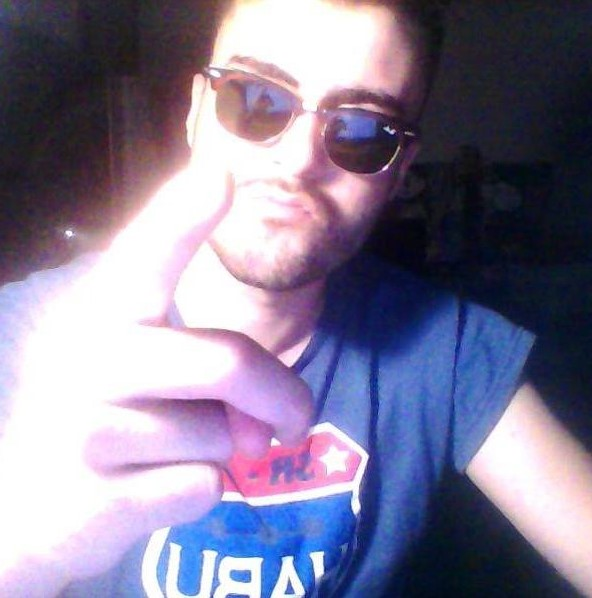
#> input picture 1.jpg, 592 x 598 px
$ python -i detect_border.py   (imports and definitions only)
#> lines starting #> are read from the running program, lines starting #| are printed output that depends on the picture; after the words box and inside, x2 and y2 are one past the last pixel; in counts of white or black regions, pixels touching at a corner belong together
#> further down, picture is the input picture: shape (598, 592, 3); mean B, G, R 150.1, 124.6, 131.4
import cv2
import os
import numpy as np


def adjust_brightness_contrast(image, alpha=1.2, beta=50):
    """
    Adjust the brightness and contrast of the image.
    alpha: contrast control, beta: brightness control
    """
#> called with alpha = 1.2, beta = 50
    adjusted = cv2.convertScaleAbs(image, alpha=alpha, beta=beta)
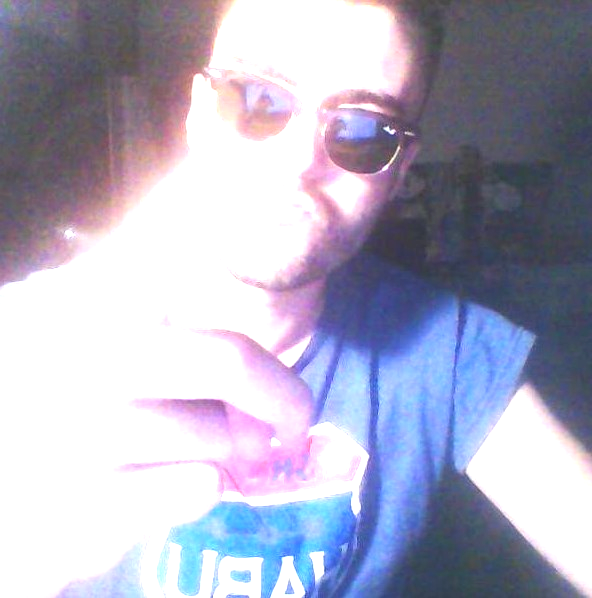
#> adjusted: shape (598, 592, 3); mean B, G, R 193.1, 172.3, 172.9
    return adjusted

def clahe(image):
    """
    Apply CLAHE (Contrast Limited Adaptive Histogram Equalization).
    """
    gray = cv2.cvtColor(image, cv2.COLOR_BGR2GRAY)
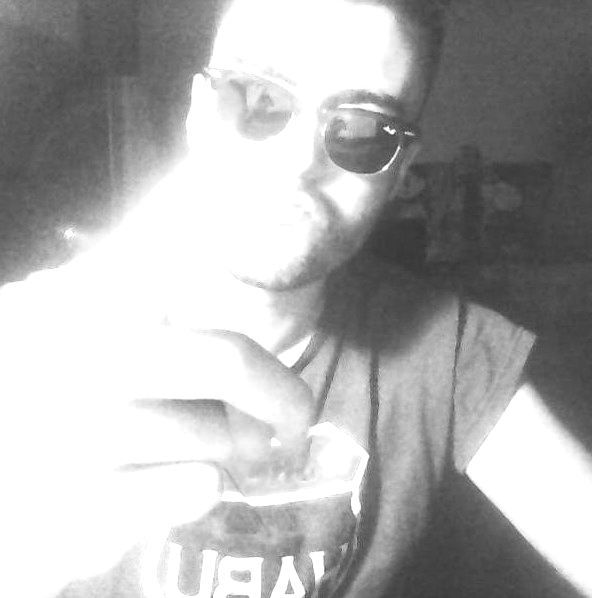
#> gray: shape (598, 592); min 53, max 255, mean 174.9
    clahe = cv2.createCLAHE(clipLimit=2.0, tileGridSize=(8, 8))
    equalized = clahe.apply(gray)
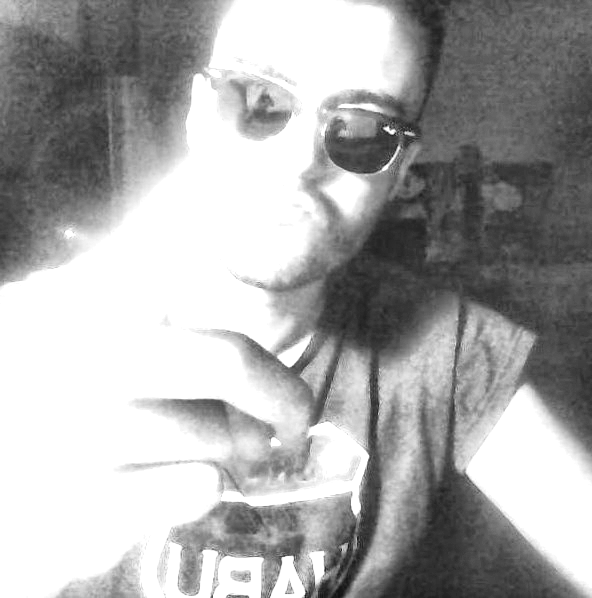
#> equalized: shape (598, 592); min 16, max 255, mean 168.9
    return equalized

def gaussian_blur(image, kernel_size=(5, 5)):
    """
    Apply Gaussian blur to reduce noise and smooth the image.
    """
#> called with kernel_size = (5, 5)
    blurred = cv2.GaussianBlur(image, kernel_size, 0)
    return blurred

def adaptive_threshold(image):
    """
    Apply adaptive thresholding to handle varying lighting conditions.
    """
    #gray = cv2.cvtColor(image, cv2.COLOR_BGR2GRAY)
    adaptive_thresh = cv2.adaptiveThreshold(image, 255, cv2.ADAPTIVE_THRESH_GAUSSIAN_C,
                                           cv2.THRESH_BINARY, 11, 2)
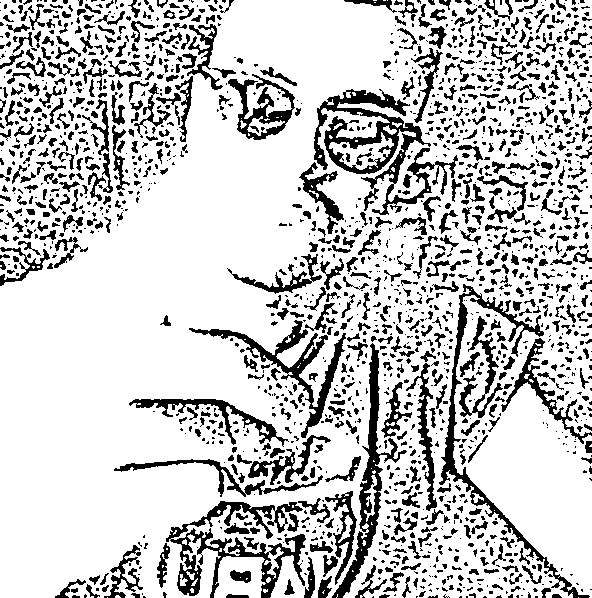
#> adaptive_thresh: shape (598, 592); 78.7% white; 1784 black regions (1080 under 20 px), largest, box (x1, y1, x2, y2) and area: (314, 89, 458, 215) 4993, (166, 501, 306, 598) 3937, (439, 284, 590, 598) 3198
    return adaptive_thresh

def preprocess_image(image):
    """
    Preprocess the image: adjust brightness/contrast, apply CLAHE, Gaussian blur, and adaptive thresholding.
    """
    adjusted_image = adjust_brightness_contrast(image, alpha=1.2, beta=50)  # Adjust brightness/contrast
    equalized_image = clahe(adjusted_image)  # Apply CLAHE for local contrast adjustment
    blurred_image = gaussian_blur(equalized_image)  # Gaussian blur to reduce noise
    thresholded_image = adaptive_threshold(blurred_image)  # Adaptive thresholding
    return thresholded_image

def detect_border(image):
    # Preprocess the image to enhance the grid visibility
    preprocessed_image = preprocess_image(image)

    # Apply Canny edge detection on the preprocessed image
    edges = cv2.Canny(preprocessed_image , 50, 150)  # Adjust Canny thresholds for better edge detection
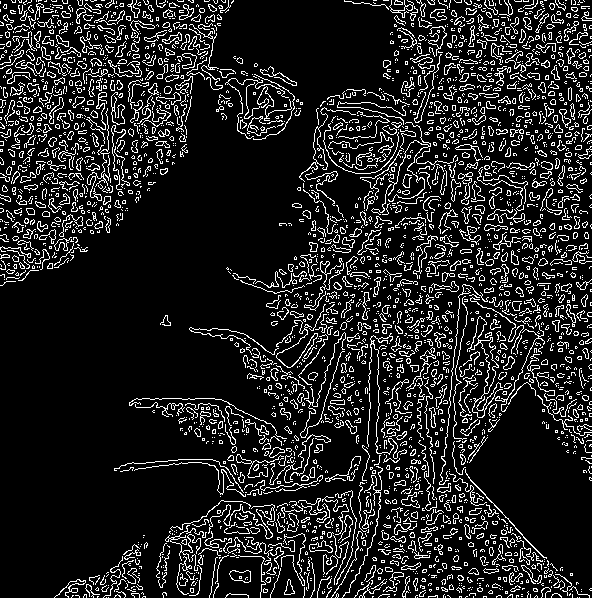
#> edges: shape (598, 592); 13.3% white in thin lines or dots

    # Find contours (only external contours for the whole grid)
    contours, _ = cv2.findContours(edges, cv2.RETR_EXTERNAL, cv2.CHAIN_APPROX_SIMPLE)
#> contours = 2937 contours, 2675 with area under 20; largest, box (x1, y1, x2, y2) and area: (467, 316, 503, 418) 588, (229, 570, 251, 583) 190, (309, 540, 333, 553) 150, (182, 53, 197, 69) 110, (87, 108, 110, 201) 95

    # Sort contours by area (descending order)
    contours = sorted(contours, key=cv2.contourArea, reverse=True)

    # Draw contours on the original image
    image_with_contours = image.copy()

    # Filter contours based on area to avoid small cells or noise
    for contour in contours:
        if cv2.contourArea(contour) > 1000:  # Ignore small contours, adjust this value based on your image size
            pts = cv2.approxPolyDP(contour, 0.05 * cv2.arcLength(contour, True), True)  # Tighter epsilon
            if len(pts) == 4:  # Looking for a 4-point quadrilateral (the grid)
                # Draw a rectangle around the largest contour with 4 points
                cv2.polylines(image_with_contours, [pts], isClosed=True, color=(0, 255, 0), thickness=3)
                return image_with_contours, pts

    return image_with_contours, None

>>> import cv2
>>> picture = cv2.imread('1.jpg')
>>> result = detect_border(picture)

$ run again, on 2.jpg
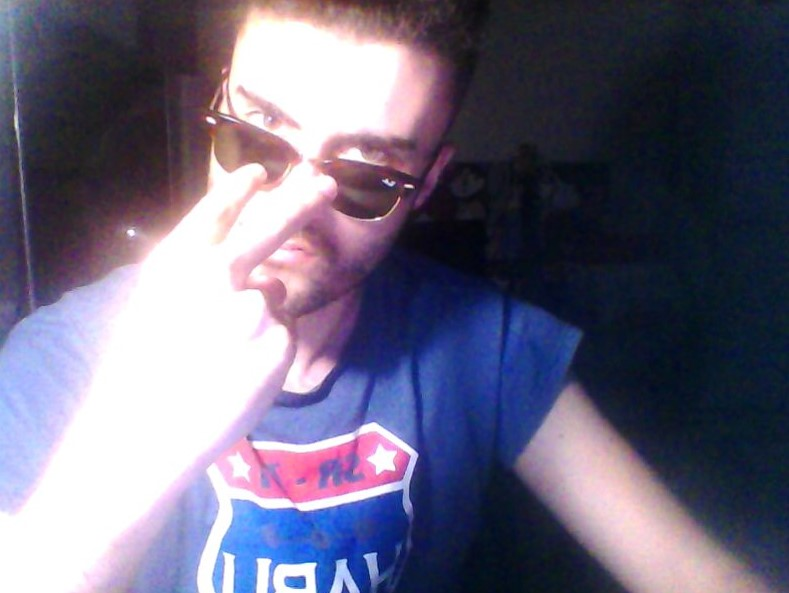
#> input picture 2.jpg, 789 x 593 px
#> picture is the input picture: shape (593, 789, 3); mean B, G, R 124.8, 102.1, 106.1
#> in adaptive_threshold, `adaptive_thresh = cv2.adaptiveThreshold(image, 255, cv2.ADAPTIVE_THRES..`:
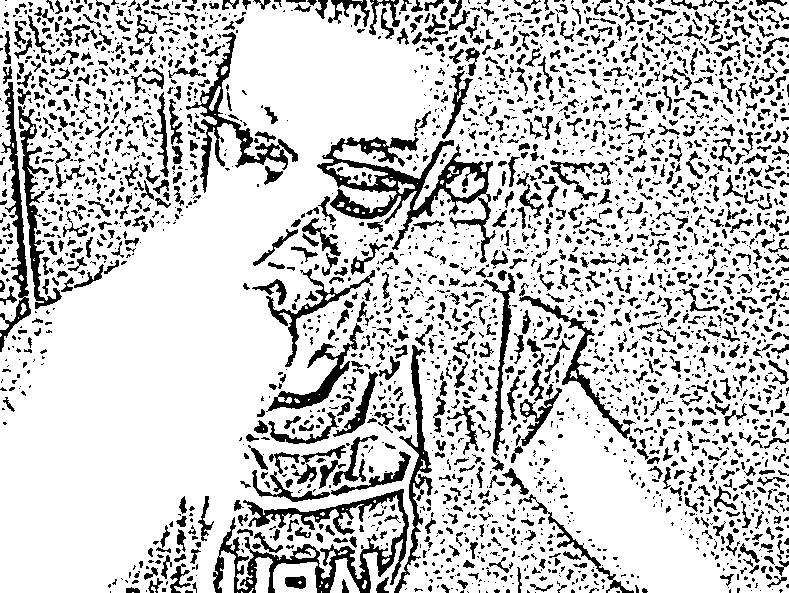
#> adaptive_thresh: shape (593, 789); 79% white; 2899 black regions (1758 under 20 px), largest, box (x1, y1, x2, y2) and area: (317, 137, 496, 263) 5641, (213, 489, 409, 593) 5342, (186, 32, 298, 193) 2435
#> in detect_border, `edges = cv2.Canny(preprocessed_image , 50, 150)`:
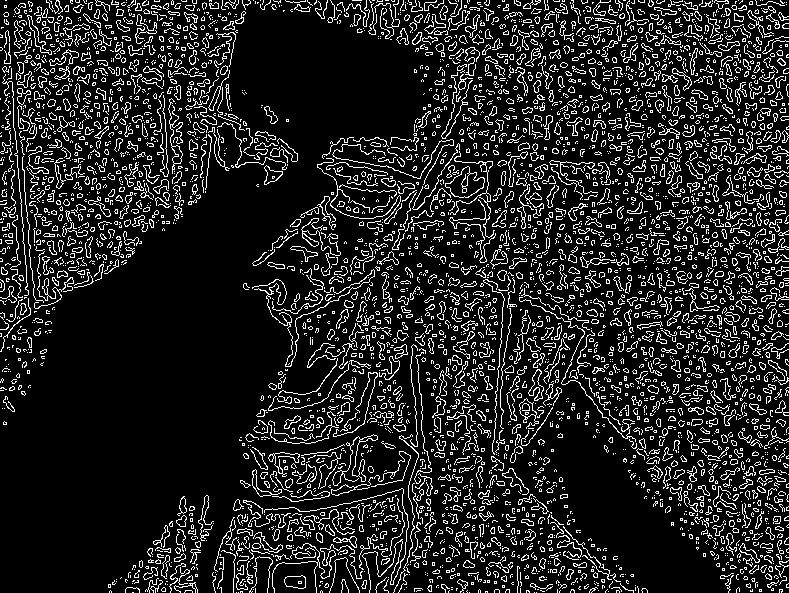
#> edges: shape (593, 789); 13.9% white in thin lines or dots
#> contours = 4225 contours, 3825 with area under 20; largest, box (x1, y1, x2, y2) and area: (445, 166, 485, 198) 678, (332, 434, 378, 486) 253, (284, 575, 306, 589) 221, (519, 398, 539, 429) 208, (528, 369, 544, 401) 196
